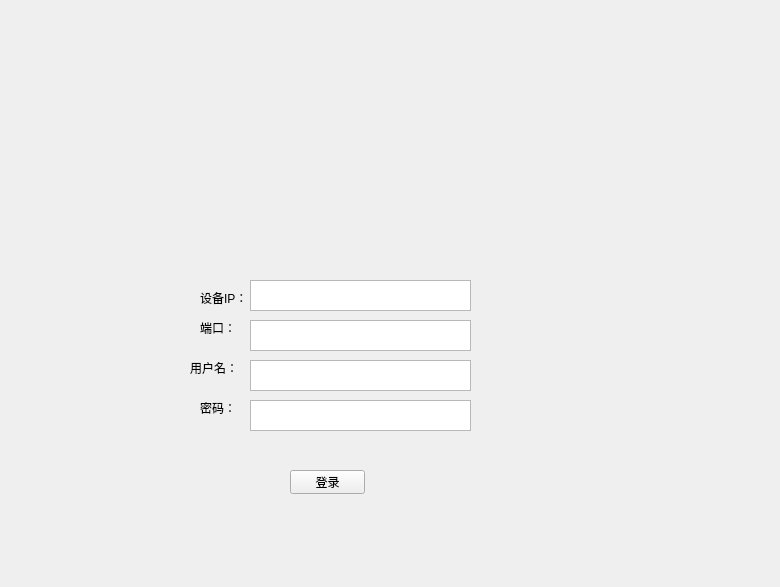
<?xml version="1.0" encoding="UTF-8"?>
<ui version="4.0">
 <class>widget</class>
 <widget class="QWidget" name="widget">
  <property name="geometry">
   <rect>
    <x>0</x>
    <y>0</y>
    <width>780</width>
    <height>587</height>
   </rect>
  </property>
  <property name="windowTitle">
   <string>海康威视网络摄像机管理系统</string>
  </property>
  <widget class="QTextEdit" name="ip_textEdit">
   <property name="geometry">
    <rect>
     <x>250</x>
     <y>280</y>
     <width>221</width>
     <height>31</height>
    </rect>
   </property>
   <property name="placeholderText">
    <string/>
   </property>
  </widget>
  <widget class="QLabel" name="ip_label">
   <property name="geometry">
    <rect>
     <x>200</x>
     <y>290</y>
     <width>54</width>
     <height>16</height>
    </rect>
   </property>
   <property name="text">
    <string>设备IP：</string>
   </property>
  </widget>
  <widget class="QLabel" name="port_label">
   <property name="geometry">
    <rect>
     <x>200</x>
     <y>320</y>
     <width>54</width>
     <height>16</height>
    </rect>
   </property>
   <property name="text">
    <string>端口：</string>
   </property>
  </widget>
  <widget class="QLabel" name="user_name_label">
   <property name="geometry">
    <rect>
     <x>190</x>
     <y>360</y>
     <width>54</width>
     <height>16</height>
    </rect>
   </property>
   <property name="text">
    <string>用户名：</string>
   </property>
  </widget>
  <widget class="QLabel" name="password_label">
   <property name="geometry">
    <rect>
     <x>200</x>
     <y>400</y>
     <width>54</width>
     <height>16</height>
    </rect>
   </property>
   <property name="text">
    <string>密码：</string>
   </property>
  </widget>
  <widget class="QTextEdit" name="port_textEdit">
   <property name="geometry">
    <rect>
     <x>250</x>
     <y>320</y>
     <width>221</width>
     <height>31</height>
    </rect>
   </property>
  </widget>
  <widget class="QTextEdit" name="user_name_textEdit">
   <property name="geometry">
    <rect>
     <x>250</x>
     <y>360</y>
     <width>221</width>
     <height>31</height>
    </rect>
   </property>
  </widget>
  <widget class="QTextEdit" name="password_textEdit">
   <property name="geometry">
    <rect>
     <x>250</x>
     <y>400</y>
     <width>221</width>
     <height>31</height>
    </rect>
   </property>
  </widget>
  <widget class="QPushButton" name="login_pushButton">
   <property name="geometry">
    <rect>
     <x>290</x>
     <y>470</y>
     <width>75</width>
     <height>24</height>
    </rect>
   </property>
   <property name="text">
    <string>登录</string>
   </property>
  </widget>
 </widget>
 <resources/>
 <connections/>
</ui>
